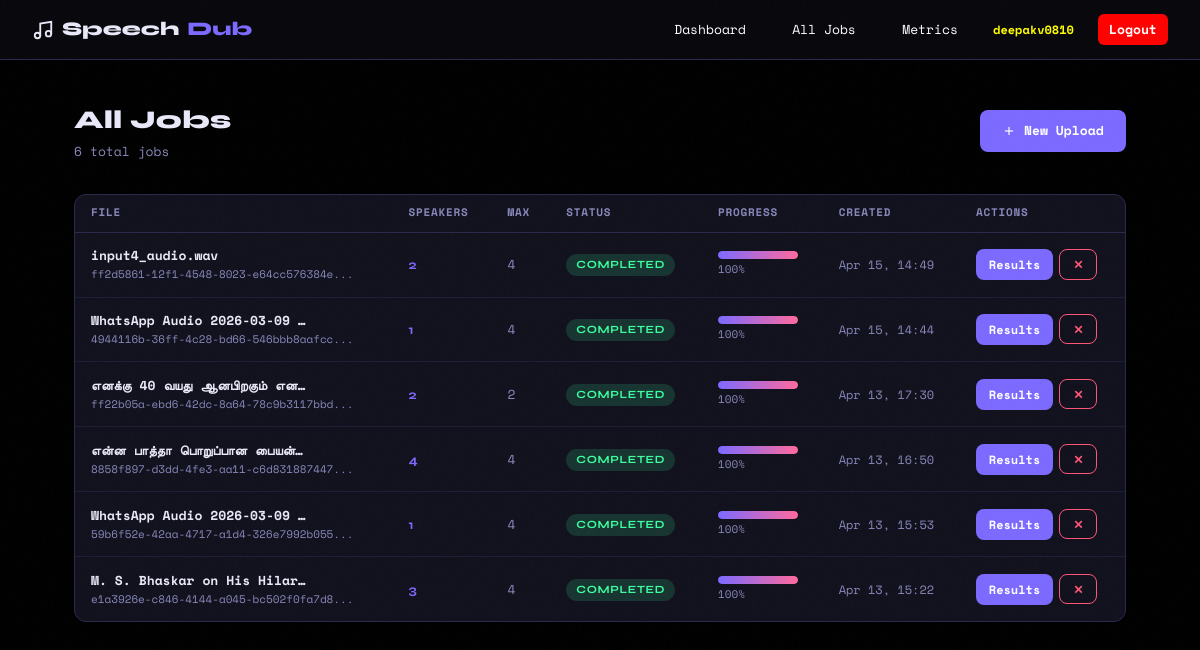
The page /jobs/ (signed in) on the database its author committed.
### web/models.py (models this page shows, shortened)
class AudioJob(models.Model):
    STATUS_CHOICES = [
        ('uploaded', 'Uploaded'),
        ('preprocessing', 'Preprocessing'),
        ('diarizing', 'Diarizing'),
        ('transcribing', 'Transcribing'),
        ('translating', 'Translating'),
        ('synthesizing', 'Synthesizing'),
        ('completed', 'Completed'),
        ('failed', 'Failed'),
    ]
    id = models.UUIDField(primary_key=True, default=uuid.uuid4, editable=False)
    user = models.ForeignKey(User, on_delete=models.CASCADE, related_name='audio_jobs')
    original_file = models.FileField(upload_to='uploads/')
    original_filename = models.CharField(max_length=255)
    processed_wav = models.FileField(upload_to='processed/', null=True, blank=True)
    dubbed_audio = models.FileField(upload_to='dubbed/', null=True, blank=True)
    status = models.CharField(max_length=30, choices=STATUS_CHOICES, default='uploaded')
    progress = models.IntegerField(default=0)
    status_message = models.CharField(max_length=500, blank=True)
    num_speakers = models.IntegerField(null=True, blank=True)
    max_speakers = models.IntegerField(default=4)
    transcript = models.JSONField(null=True, blank=True)
    speaker_profiles = models.JSONField(null=True, blank=True)
    error_message = models.TextField(blank=True)
    created_at = models.DateTimeField(auto_now_add=True)
    updated_at = models.DateTimeField(auto_now=True)
    completed_at = models.DateTimeField(null=True, blank=True)
    class Meta:
        ordering = ['-created_at']

### web/views.py (the view)
# urls.py: path('jobs/', views.all_jobs, name='all_jobs'),
@login_required
def all_jobs(request):
    jobs = AudioJob.objects.filter(user=request.user)
    return render(request, 'web/all_jobs.html', {'jobs': jobs})

### web/templates/web/all_jobs.html (shortened to what this page needs)
{% extends 'web/base.html' %}
{% block content %}
<div class="flex items-center justify-between mb-2" style="margin-bottom:2rem;">
  <div>
    <h1 style="font-family:var(--font-head);font-size:1.6rem;font-weight:800;">All Jobs</h1>
    <p class="text-muted" style="font-size:13px;">{{ jobs.count }} total job{{ jobs.count|pluralize }}</p>
  </div>
  <a href="{% url 'dashboard' %}" class="btn btn-primary">
    <svg width="14" height="14" viewBox="0 0 24 24" fill="none" stroke="currentColor" stroke-width="2"><line x1="12" y1="5" x2="12" y2="19"/><line x1="5" y1="12" x2="19" y2="12"/></svg>
    New Upload
  </a>
</div>
<div class="card">
  {% if jobs %}
  <div style="overflow-x:auto;">
    <table>
      <thead>
        <tr>
          <th>File</th>
          <th>Speakers</th>
          <th>Max</th>
          <th>Status</th>
          <th>Progress</th>
          <th>Created</th>
          <th>Actions</th>
        </tr>
      </thead>
      <tbody>
        {% for job in jobs %}
        <tr>
          <td>
            <div style="font-weight:700;max-width:220px;overflow:hidden;text-overflow:ellipsis;white-space:nowrap;">{{ job.original_filename }}</div>
            <div class="text-muted" style="font-size:11px;">{{ job.id|slice:":8" }}...</div>
          </td>
          <td>
            {% if job.num_speakers %}
            <span style="font-family:var(--font-head);font-weight:700;color:var(--accent);">{{ job.num_speakers }}</span>
            {% else %}<span class="text-muted">—</span>{% endif %}
          </td>
          <td class="text-muted">{{ job.max_speakers }}</td>
          <td><span class="badge badge-{{ job.status }}">{{ job.get_status_display }}</span></td>
          <td style="min-width:100px;">
            <div class="progress-wrap" style="width:80px;">
              <div class="progress-bar" style="width:{{ job.progress }}%"></div>
            </div>
            <div style="font-size:11px;color:var(--muted);margin-top:2px;">{{ job.progress }}%</div>
          </td>
          <td class="text-muted" style="font-size:12px;">{{ job.created_at|date:"M d, H:i" }}</td>
          <td>
            <div style="display:flex;gap:.4rem;">
              {% if job.status == 'completed' %}
              <a href="{% url 'job_result' job.id %}" class="btn btn-primary btn-sm">Results</a>
              {% else %}
              <a href="{% url 'job_status' job.id %}" class="btn btn-ghost btn-sm">View</a>
              {% endif %}
              <form method="post" action="{% url 'job_delete' job.id %}" style="display:inline;" onsubmit="return confirm('Delete this job?')">
                <button type="submit" class="btn btn-danger btn-sm">✕</button>
              </form>
            </div>
          </td>
        </tr>
        {% endfor %}
      </tbody>
    </table>
  </div>
  {% else %}
  <div class="card-body text-center text-muted" style="padding:3rem;">
    <div style="font-size:3rem;margin-bottom:1rem;">🎙️</div>
    <p>No jobs yet. <a href="{% url 'dashboard' %}" class="text-accent">Upload your first audio file</a></p>
  </div>
  {% endif %}
</div>
{% endblock %}

### web/templates/web/base.html (shortened to what this page needs)
<!DOCTYPE html>
<html lang="en">
<head>
</head>
<body>
{% block navbar %}
<nav>
  <a href="{% url 'dashboard' %}" class="nav-brand">
    <svg width="22" height="22" viewBox="0 0 24 24" fill="none" stroke="currentColor" stroke-width="2"><path d="M9 18V5l12-2v13"/><circle cx="6" cy="18" r="3"/><circle cx="18" cy="16" r="3"/></svg>
    Speech<span>Dub</span>
  </a>
  {% if user.is_authenticated %}
  <a href="{% url 'dashboard' %}" class="nav-link" style="color: white;">Dashboard</a>
  <a href="{% url 'all_jobs' %}" class="nav-link" style="color: white;">All Jobs</a>
  <a href="{% url 'metrics' %}" class="nav-link" style="color: white;">Metrics</a>
  <span class="text-muted" style="font-size:12px; font-weight: bolder; color: yellow;">{{ user.username }}</span>
  <a href="{% url 'logout' %}" class="nav-link" style="color: rgb(255, 255, 255) !important; font-weight: bold; background-color: red;">Logout</a>
  {% endif %}
</nav>
{% endblock %}
{% block full_page %}
<div class="page">
  {% block content %}{% endblock %}
</div>
{% endblock %}
</body>
</html>

### web/templates/web/base.html (style rules this page uses)
:root { --bg: #000000; --surface: #12121e; --surface2: #1a1a2e; --border: #2a2a4a; --accent: #7c6aff; --accent2: #ff6a9e; --accent3: #6affda; --text: #e8e8f8; --muted: #8888bb; --success: #3dffa0; --warning: #ffcc44; --danger: #ff5577; --info: #44ccff; --radius: 12px; --font-head: 'Syne', sans-serif; --font-mono: 'Space Mono', monospace; }
*, *::before, *::after { box-sizing: border-box; margin: 0; padding: 0; }
html { scroll-behavior: smooth; }
body { background: var(--bg); color: var(--text); font-family: var(--font-mono); font-size: 14px; line-height: 1.6; min-height: 100vh; }
body::before { content: ''; position: fixed; inset: 0; pointer-events: none; z-index: 9999; opacity: 0.4; }
nav { position: sticky; top: 0; z-index: 100; background: rgba(9,9,15,0.92); backdrop-filter: blur(20px); border-bottom: 1px solid var(--border); padding: 0 2rem; display: flex; align-items: center; gap: 1.5rem; height: 60px; }
.nav-brand { font-family: var(--font-head); font-weight: 800; font-size: 1.2rem; color: var(--text); text-decoration: none; display: flex; align-items: center; gap: .5rem; margin-right: auto; }
.nav-brand span { color: var(--accent); }
.nav-link { color: var(--muted); text-decoration: none; font-size: 13px; padding: .3rem .7rem; border-radius: 6px; transition: color .2s, background .2s; }
.page { max-width: 1100px; margin: 0 auto; padding: 2.5rem 1.5rem; }
.card { background: var(--surface); border: 1px solid var(--border); border-radius: var(--radius); overflow: hidden; }
.btn { display: inline-flex; align-items: center; gap: .5rem; padding: .65rem 1.4rem; border-radius: 8px; border: none; cursor: pointer; font-family: var(--font-mono); font-size: 13px; text-decoration: none; transition: all .2s; font-weight: 700; }
.btn-primary { background: var(--accent); color: #fff; }
.btn-danger { background: transparent; border: 1px solid var(--danger); color: var(--danger); }
.btn-sm { padding: .35rem .8rem; font-size: 12px; }
.badge { display: inline-block; padding: 2px 10px; border-radius: 20px; font-size: 11px; font-weight: 700; font-family: var(--font-head); text-transform: uppercase; letter-spacing: .06em; }
.badge-completed { background: rgba(61,255,160,.15); color: var(--success); }
.progress-wrap { background: var(--surface2); border-radius: 20px; height: 8px; overflow: hidden; }
.progress-bar { height: 100%; border-radius: 20px; background: linear-gradient(90deg, var(--accent), var(--accent2)); transition: width .5s ease; }
table { width: 100%; border-collapse: collapse; font-size: 13px; }
th { color: var(--muted); font-size: 11px; text-transform: uppercase; letter-spacing: .07em; padding: .6rem 1rem; text-align: left; border-bottom: 1px solid var(--border); }
td { padding: .8rem 1rem; border-bottom: 1px solid rgba(42,42,74,.5); vertical-align: middle; }
tr:last-child td { border-bottom: none; }
.text-muted { color: var(--muted); }
.mb-2 { margin-bottom: 1rem; }
.flex { display: flex; }
.items-center { align-items: center; }
.justify-between { justify-content: space-between; }

### rows shown on the page
AudioJob: original_filename "input4_audio.wav", id "ff2d5861-12f1-4548-8023-e64cc576384e", num_speakers "2", max_speakers "4", status "COMPLETED", progress "100", created_at "Apr 15, 14:49", shows "Results"
AudioJob: original_filename "WhatsApp Audio 2026-03-09…", id "4944116b-36ff-4c28-bd66-546bbb8aafcc", num_speakers "1", max_speakers "4", status "COMPLETED", progress "100", created_at "Apr 15, 14:44", shows "Results"
AudioJob: original_filename "எனக்கு 40 வயது ஆனபிறகும் என…", id "ff22b05a-ebd6-42dc-8a64-78c9b3117bbd", num_speakers "2", max_speakers "2", status "COMPLETED", progress "100", created_at "Apr 13, 17:30", shows "Results"
AudioJob: original_filename "என்ன பாத்தா பொறுப்பான பையன்…", id "8858f897-d3dd-4fe3-aa11-c6d831887447", num_speakers "4", max_speakers "4", status "COMPLETED", progress "100", created_at "Apr 13, 16:50", shows "Results"
AudioJob: original_filename "WhatsApp Audio 2026-03-09…", id "59b6f52e-42aa-4717-a1d4-326e7992b055", num_speakers "1", max_speakers "4", status "COMPLETED", progress "100", created_at "Apr 13, 15:53", shows "Results"
AudioJob: original_filename "M. S. Bhaskar on His Hilar…", id "e1a3926e-c846-4144-a045-bc502f0fa7d8", num_speakers "3", max_speakers "4", status "COMPLETED", progress "100", created_at "Apr 13, 15:22", shows "Results"

### other values the page prints
{{ user.username }} "deepakv0810"
{{ jobs.count }} "6"
